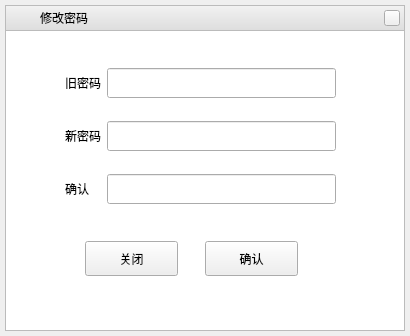
<?xml version="1.0" encoding="UTF-8"?>
<ui version="4.0">
 <class>ib_changePassword</class>
 <widget class="QWidget" name="ib_changePassword">
  <property name="geometry">
   <rect>
    <x>0</x>
    <y>0</y>
    <width>410</width>
    <height>336</height>
   </rect>
  </property>
  <property name="font">
   <font>
    <family>微软雅黑</family>
   </font>
  </property>
  <property name="windowTitle">
   <string>Form</string>
  </property>
  <layout class="QVBoxLayout" name="verticalLayout">
   <property name="spacing">
    <number>0</number>
   </property>
   <property name="leftMargin">
    <number>5</number>
   </property>
   <property name="topMargin">
    <number>5</number>
   </property>
   <property name="rightMargin">
    <number>5</number>
   </property>
   <property name="bottomMargin">
    <number>5</number>
   </property>
   <item>
    <widget class="QWidget" name="changepassword_bar" native="true">
     <property name="minimumSize">
      <size>
       <width>0</width>
       <height>26</height>
      </size>
     </property>
     <property name="maximumSize">
      <size>
       <width>16777215</width>
       <height>26</height>
      </size>
     </property>
     <property name="styleSheet">
      <string notr="true">QWidget#changepassword_bar {
    border-style:solid;
	border-width:1px;
	border-color:rgb(187, 187, 187);
    background-color: qlineargradient(x1:0, y1:0, x2:0, y2:1, stop:0 rgb(242, 242, 242), stop:1 rgb(221, 221, 221));
}</string>
     </property>
     <layout class="QHBoxLayout" name="horizontalLayout">
      <property name="spacing">
       <number>5</number>
      </property>
      <property name="leftMargin">
       <number>5</number>
      </property>
      <property name="topMargin">
       <number>0</number>
      </property>
      <property name="rightMargin">
       <number>5</number>
      </property>
      <property name="bottomMargin">
       <number>0</number>
      </property>
      <item>
       <widget class="QLabel" name="lb_icon">
        <property name="minimumSize">
         <size>
          <width>25</width>
          <height>24</height>
         </size>
        </property>
        <property name="maximumSize">
         <size>
          <width>16777215</width>
          <height>26</height>
         </size>
        </property>
        <property name="text">
         <string/>
        </property>
        <property name="pixmap">
         <pixmap resource="res.qrc">:/Images/logo.png</pixmap>
        </property>
       </widget>
      </item>
      <item>
       <widget class="QLabel" name="lb_changepassword">
        <property name="font">
         <font>
          <family>微软雅黑</family>
         </font>
        </property>
        <property name="text">
         <string>修改密码</string>
        </property>
       </widget>
      </item>
      <item>
       <spacer name="hs_bar">
        <property name="orientation">
         <enum>Qt::Horizontal</enum>
        </property>
        <property name="sizeHint" stdset="0">
         <size>
          <width>40</width>
          <height>20</height>
         </size>
        </property>
       </spacer>
      </item>
      <item>
       <widget class="QPushButton" name="btn_close">
        <property name="minimumSize">
         <size>
          <width>16</width>
          <height>16</height>
         </size>
        </property>
        <property name="maximumSize">
         <size>
          <width>16</width>
          <height>16</height>
         </size>
        </property>
        <property name="text">
         <string/>
        </property>
       </widget>
      </item>
     </layout>
    </widget>
   </item>
   <item>
    <widget class="QWidget" name="combination" native="true">
     <property name="minimumSize">
      <size>
       <width>400</width>
       <height>300</height>
      </size>
     </property>
     <property name="maximumSize">
      <size>
       <width>400</width>
       <height>300</height>
      </size>
     </property>
     <property name="styleSheet">
      <string notr="true">QWidget#combination {
    border-style:solid;
	border-width:1px;
	border-color:rgb(187, 187, 187);
    background-color: white;
    border-top: none;
}</string>
     </property>
     <widget class="QPushButton" name="btn_confirm">
      <property name="geometry">
       <rect>
        <x>200</x>
        <y>210</y>
        <width>93</width>
        <height>35</height>
       </rect>
      </property>
      <property name="font">
       <font>
        <family>微软雅黑</family>
       </font>
      </property>
      <property name="text">
       <string>确认</string>
      </property>
     </widget>
     <widget class="QPushButton" name="btn_clo">
      <property name="geometry">
       <rect>
        <x>80</x>
        <y>210</y>
        <width>93</width>
        <height>35</height>
       </rect>
      </property>
      <property name="font">
       <font>
        <family>微软雅黑</family>
       </font>
      </property>
      <property name="text">
       <string>关闭</string>
      </property>
     </widget>
     <widget class="QWidget" name="widget" native="true">
      <property name="geometry">
       <rect>
        <x>60</x>
        <y>20</y>
        <width>271</width>
        <height>171</height>
       </rect>
      </property>
      <layout class="QGridLayout" name="gridLayout">
       <item row="0" column="0">
        <widget class="QLabel" name="lb_old">
         <property name="font">
          <font>
           <family>微软雅黑</family>
          </font>
         </property>
         <property name="text">
          <string>旧密码</string>
         </property>
        </widget>
       </item>
       <item row="0" column="1">
        <widget class="QLineEdit" name="le_old">
         <property name="minimumSize">
          <size>
           <width>0</width>
           <height>30</height>
          </size>
         </property>
         <property name="font">
          <font>
           <family>微软雅黑</family>
          </font>
         </property>
         <property name="echoMode">
          <enum>QLineEdit::Password</enum>
         </property>
        </widget>
       </item>
       <item row="1" column="0">
        <widget class="QLabel" name="lb_new">
         <property name="font">
          <font>
           <family>微软雅黑</family>
          </font>
         </property>
         <property name="text">
          <string>新密码</string>
         </property>
        </widget>
       </item>
       <item row="1" column="1">
        <widget class="QLineEdit" name="le_new">
         <property name="minimumSize">
          <size>
           <width>0</width>
           <height>30</height>
          </size>
         </property>
         <property name="font">
          <font>
           <family>微软雅黑</family>
          </font>
         </property>
         <property name="echoMode">
          <enum>QLineEdit::Password</enum>
         </property>
        </widget>
       </item>
       <item row="2" column="0">
        <widget class="QLabel" name="lb_confirm">
         <property name="font">
          <font>
           <family>微软雅黑</family>
          </font>
         </property>
         <property name="text">
          <string>确认</string>
         </property>
        </widget>
       </item>
       <item row="2" column="1">
        <widget class="QLineEdit" name="le_confirm">
         <property name="minimumSize">
          <size>
           <width>0</width>
           <height>30</height>
          </size>
         </property>
         <property name="font">
          <font>
           <family>微软雅黑</family>
          </font>
         </property>
         <property name="echoMode">
          <enum>QLineEdit::Password</enum>
         </property>
        </widget>
       </item>
      </layout>
     </widget>
    </widget>
   </item>
  </layout>
 </widget>
 <resources>
  <include location="res.qrc"/>
 </resources>
 <connections/>
</ui>
